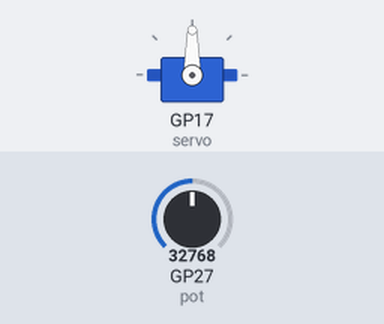
Bench run of a program on a simulated Raspberry Pi Pico running MicroPython. Shown: servo. The inputs (shaded band) are chosen by the test bench; at power-on: GP27 (pot) = 32768 (analog values on the 0–65535 scale). Servo angles are drawn from the pulse width (0.5 ms = 0°, 2.5 ms = 180°).

Above: at 1.2 s.
1.3 s: GP27 (pot) set to 45874
At 2.1 s:
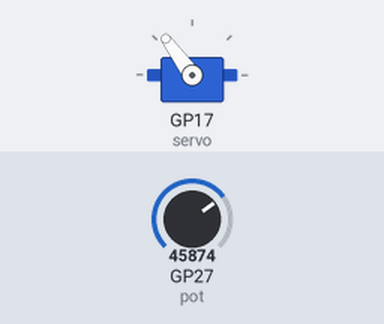
2.8 s: GP27 (pot) set to 57670
At 3.4 s:
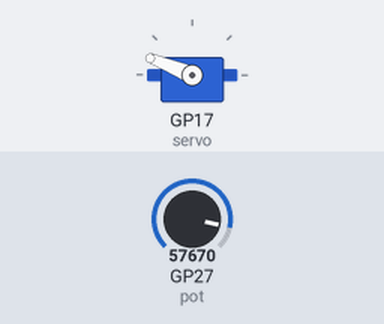
4.3 s: GP27 (pot) set to 65535
At 4.7 s:
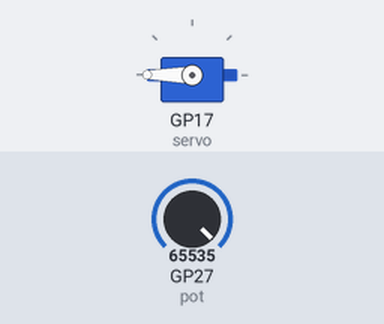
5.8 s: GP27 (pot) set to 19660
At 7.0 s:
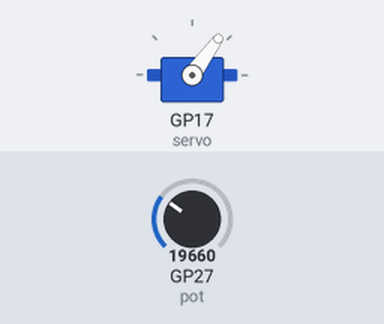
7.3 s: GP27 (pot) set to 7864
At 7.8 s:
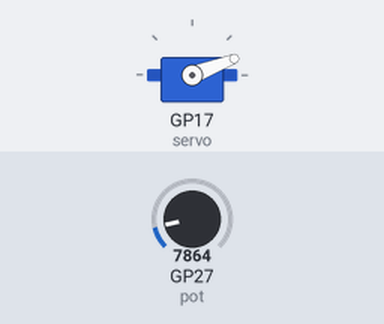
8.8 s: GP27 (pot) set to 32767
At 9.1 s:
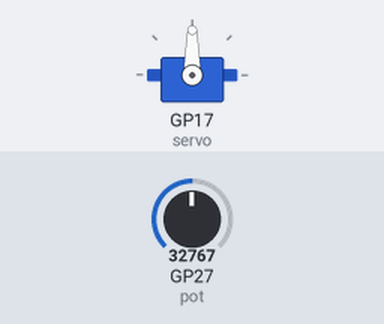
Timing chart, 0 to 11.3 s (numbered marks = the images above; inputs shaded):
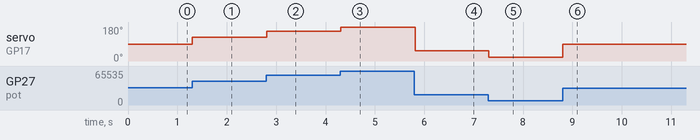

The program:

main.py
```python
# Experiment 5: Controlling a servo with a potentiometer
#
# A hobby servo moves to an angle set by the length of a pulse that is sent
# to it 50 times a second (every 20 ms). A pulse of about 0.5-1 ms gives one
# end of its travel and about 2-2.5 ms gives the other end. Here the knob
# position chooses the pulse length, so turning the knob moves the servo.
#
# NOTE: pins are assumptions. Check them against your kit's guide.

from machine import ADC, PWM, Pin
from time import sleep

POT_ADC_PIN = 27   # must be GP26, GP27 or GP28
SERVO_PIN = 17

# Pulse lengths in microseconds for the two ends of the servo's travel.
# If the servo buzzes or hits its end stops, narrow these (e.g. 1000 and 2000).
MIN_PULSE_US = 500
MAX_PULSE_US = 2500

# Servos expect one pulse every 20,000 microseconds (50 times a second).
PERIOD_US = 20000

pot = ADC(Pin(POT_ADC_PIN))

# Set up PWM at 50 Hz, the signal rate servos expect.
servo = PWM(Pin(SERVO_PIN))
servo.freq(50)

while True:
    # Map the knob reading (0-65535) onto the range MIN_PULSE_US..MAX_PULSE_US.
    # "//" is whole-number division.
    pulse = MIN_PULSE_US + pot.read_u16() * (MAX_PULSE_US - MIN_PULSE_US) // 65535

    # duty_u16() takes the pulse as a fraction of the period, scaled to 65535.
    # For example a 1500 us pulse is 1500/20000 = 7.5% of the cycle.
    servo.duty_u16(pulse * 65535 // PERIOD_US)

    # Update 50 times a second, matching the servo's signal rate.
    sleep(0.02)
```

Measured:
- after the input at 1.3 s, servo on GP17 (servo): 90° → 126° at once
- after the input at 2.8 s, servo on GP17 (servo): 126° → 158° at once
- after the input at 4.3 s, servo on GP17 (servo): 158° → 180° at once
- after the input at 5.8 s, servo on GP17 (servo): 180° → 54° at once
- after the input at 7.3 s, servo on GP17 (servo): 54° → 21° at once
- after the input at 8.8 s, servo on GP17 (servo): 21° → 90° at once
